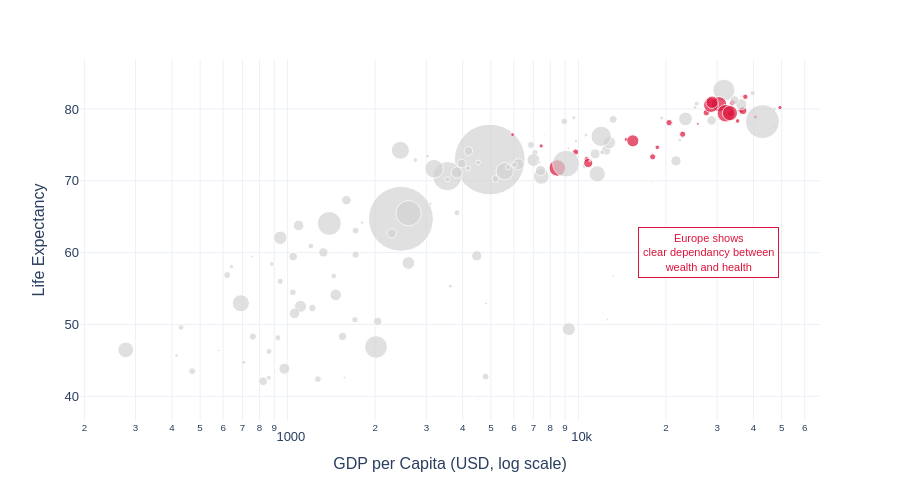

Source (notebook cell):
### Markdown cell above
## Task 2 — Bubble chart: tell a story

**What to build:** A bubble chart (full 2007 dataset, all countries) where:
- x = GDP per capita (log scale)
- y = life expectancy
- size = population
- colour = ONE continent highlighted (your choice), all others grey
- At least one annotation explaining the highlighted group's story

> This is the grey-and-highlight technique applied to a bubble chart.

### Code cell
import math
df2 = df.loc[(df['year'] == 2007)]

highlight_continent = 'Europe'
colour_map = {c: ('crimson' if c == highlight_continent else 'lightgrey') for c in df['continent'].unique()}

fig = px.scatter(data_frame=df2, 
                 x='gdpPercap',
                 y='lifeExp',
                 size='pop',
                 size_max=50,
                 color='continent',
                 color_discrete_map=colour_map,                
                 hover_name='country',
                 hover_data={'continent':False},
                 log_x=True,                             # log scale: wealth is non-linear
                 labels={'gdpPercap': 'GDP per Capita (USD, log scale)', 'lifeExp': 'Life Expectancy'},
                 # color_discrete_sequence=px.colors.qualitative.Bold, 
                 template='plotly_white',
                 height=500
                )

fig.add_annotation(
    x=math.log10(28000), y=60,
    text='Europe shows<br>clear dependancy between<br>wealth and health',
    showarrow=False,
    font=dict(color='crimson', size=11, family='Arial'),
    bgcolor='white', bordercolor='crimson', borderwidth=1, borderpad=4
)

fig.update_layout(
    font=dict(family='Arial', size=13),
    showlegend=False,
    height=500
)

fig.show()

### Figure 1 — Plotly figure (JSON) as saved in the notebook; plotly's stock layout.template omitted (floating-point values rounded to 4 significant figures)
{"data": [{"customdata": [["Asia"], ["Asia"], ["Asia"], ["Asia"], ["Asia"], ["Asia"], ["Asia"], ["Asia"], ["Asia"], ["Asia"], ["Asia"], ["Asia"], ["Asia"], ["Asia"], ["Asia"], ["Asia"], ["Asia"], ["Asia"], ["Asia"], ["Asia"], ["Asia"], ["Asia"], ["Asia"], ["Asia"], ["Asia"], ["Asia"], ["Asia"], ["Asia"], ["Asia"], ["Asia"], ["Asia"], ["Asia"], ["Asia"]], "hovertemplate": "<b>%{hovertext}</b><br><br>GDP per Capita (USD, log scale)=%{x}<br>Life Expectancy=%{y}<br>pop=%{marker.size}<extra></extra>", "hovertext": ["Afghanistan", "Bahrain", "Bangladesh", "Cambodia", "China", "Hong Kong, China", "India", "Indonesia", "Iran", "Iraq", "Israel", "Japan", "Jordan", "Korea, Dem. Rep.", "Korea, Rep.", "Kuwait", "Lebanon", "Malaysia", "Mongolia", "Myanmar", "Nepal", "Oman", "Pakistan", "Philippines", "Saudi Arabia", "Singapore", "Sri Lanka", "Syria", "Taiwan", "Thailand", "Vietnam", "West Bank and Gaza", "Yemen, Rep."], "legendgroup": "Asia", "marker": {"color": "lightgrey", "size": [31889923, 708573, 150448339, 14131858, 1318683096, 6980412, 1110396331, 223547000, 69453570, 27499638, 6426679, 127467972, 6053193, 23301725, 49044790, 2505559, 3921278, 24821286, 2874127, 47761980, 28901790, 3204897, 169270617, 91077287, 27601038, 4553009, 20378239, 19314747, 23174294, 65068149, 85262356, 4018332, 22211743], "sizemode": "area", "sizeref": 527500.0, "symbol": "circle"}, "mode": "markers", "name": "Asia", "orientation": "v", "showlegend": true, "type": "scatter", "x": [974.6, 29800.0, 1391.0, 1714.0, 4959.0, 39720.0, 2452.0, 3541.0, 11610.0, 4471.0, 25520.0, 31660.0, 4519.0, 1593.0, 23350.0, 47310.0, 10460.0, 12450.0, 3096.0, 944.0, 1091.0, 22320.0, 2606.0, 3190.0, 21650.0, 47140.0, 3970.0, 4185.0, 28720.0, 7458.0, 2442.0, 3025.0, 2281.0], "xaxis": "x", "y": [43.83, 75.64, 64.06, 59.72, 72.96, 82.21, 64.7, 70.65, 70.96, 59.55, 80.75, 82.6, 72.53, 67.3, 78.62, 77.59, 71.99, 74.24, 66.8, 62.07, 63.78, 75.64, 65.48, 71.69, 72.78, 79.97, 72.4, 74.14, 78.4, 70.62, 74.25, 73.42, 62.7], "yaxis": "y"}, {"customdata": [["Europe"], ["Europe"], ["Europe"], ["Europe"], ["Europe"], ["Europe"], ["Europe"], ["Europe"], ["Europe"], ["Europe"], ["Europe"], ["Europe"], ["Europe"], ["Europe"], ["Europe"], ["Europe"], ["Europe"], ["Europe"], ["Europe"], ["Europe"], ["Europe"], ["Europe"], ["Europe"], ["Europe"], ["Europe"], ["Europe"], ["Europe"], ["Europe"], ["Europe"], ["Europe"]], "hovertemplate": "<b>%{hovertext}</b><br><br>GDP per Capita (USD, log scale)=%{x}<br>Life Expectancy=%{y}<br>pop=%{marker.size}<extra></extra>", "hovertext": ["Albania", "Austria", "Belgium", "Bosnia and Herzegovina", "Bulgaria", "Croatia", "Czech Republic", "Denmark", "Finland", "France", "Germany", "Greece", "Hungary", "Iceland", "Ireland", "Italy", "Montenegro", "Netherlands", "Norway", "Poland", "Portugal", "Romania", "Serbia", "Slovak Republic", "Slovenia", "Spain", "Sweden", "Switzerland", "Turkey", "United Kingdom"], "legendgroup": "Europe", "marker": {"color": "crimson", "size": [3600523, 8199783, 10392226, 4552198, 7322858, 4493312, 10228744, 5468120, 5238460, 61083916, 82400996, 10706290, 9956108, 301931, 4109086, 58147733, 684736, 16570613, 4627926, 38518241, 10642836, 22276056, 10150265, 5447502, 2009245, 40448191, 9031088, 7554661, 71158647, 60776238], "sizemode": "area", "sizeref": 527500.0, "symbol": "circle"}, "mode": "markers", "name": "Europe", "orientation": "v", "showlegend": true, "type": "scatter", "x": [5937.0, 36130.0, 33690.0, 7446.0, 10680.0, 14620.0, 22830.0, 35280.0, 33210.0, 30470.0, 32170.0, 27540.0, 18010.0, 36180.0, 40680.0, 28570.0, 9254.0, 36800.0, 49360.0, 15390.0, 20510.0, 10810.0, 9787.0, 18680.0, 25770.0, 28820.0, 33860.0, 37510.0, 8458.0, 33200.0], "xaxis": "x", "y": [76.42, 79.83, 79.44, 74.85, 73.0, 75.75, 76.49, 78.33, 79.31, 80.66, 79.41, 79.48, 73.34, 81.76, 78.89, 80.55, 74.54, 79.76, 80.2, 75.56, 78.1, 72.48, 74.0, 74.66, 77.93, 80.94, 80.88, 81.7, 71.78, 79.42], "yaxis": "y"}, {"customdata": [["Africa"], ["Africa"], ["Africa"], ["Africa"], ["Africa"], ["Africa"], ["Africa"], ["Africa"], ["Africa"], ["Africa"], ["Africa"], ["Africa"], ["Africa"], ["Africa"], ["Africa"], ["Africa"], ["Africa"], ["Africa"], ["Africa"], ["Africa"], ["Africa"], ["Africa"], ["Africa"], ["Africa"], ["Africa"], ["Africa"], ["Africa"], ["Africa"], ["Africa"], ["Africa"], ["Africa"], ["Africa"], ["Africa"], ["Africa"], ["Africa"], ["Africa"], ["Africa"], ["Africa"], ["Africa"], ["Africa"], ["Africa"], ["Africa"], ["Africa"], ["Africa"], ["Africa"], ["Africa"], ["Africa"], ["Africa"], ["Africa"], ["Africa"], ["Africa"], ["Africa"]], "hovertemplate": "<b>%{hovertext}</b><br><br>GDP per Capita (USD, log scale)=%{x}<br>Life Expectancy=%{y}<br>pop=%{marker.size}<extra></extra>", "hovertext": ["Algeria", "Angola", "Benin", "Botswana", "Burkina Faso", "Burundi", "Cameroon", "Central African Republic", "Chad", "Comoros", "Congo, Dem. Rep.", "Congo, Rep.", "Cote d'Ivoire", "Djibouti", "Egypt", "Equatorial Guinea", "Eritrea", "Ethiopia", "Gabon", "Gambia", "Ghana", "Guinea", "Guinea-Bissau", "Kenya", "Lesotho", "Liberia", "Libya", "Madagascar", "Malawi", "Mali", "Mauritania", "Mauritius", "Morocco", "Mozambique", "Namibia", "Niger", "Nigeria", "Reunion", "Rwanda", "Sao Tome and Principe", "Senegal", "Sierra Leone", "Somalia", "South Africa", "Sudan", "Swaziland", "Tanzania", "Togo", "Tunisia", "Uganda", "Zambia", "Zimbabwe"], "legendgroup": "Africa", "marker": {"color": "lightgrey", "size": [33333216, 12420476, 8078314, 1639131, 14326203, 8390505, 17696293, 4369038, 10238807, 710960, 64606759, 3800610, 18013409, 496374, 80264543, 551201, 4906585, 76511887, 1454867, 1688359, 22873338, 9947814, 1472041, 35610177, 2012649, 3193942, 6036914, 19167654, 13327079, 12031795, 3270065, 1250882, 33757175, 19951656, 2055080, 12894865, 135031164, 798094, 8860588, 199579, 12267493, 6144562, 9118773, 43997828, 42292929, 1133066, 38139640, 5701579, 10276158, 29170398, 11746035, 12311143], "sizemode": "area", "sizeref": 527500.0, "symbol": "circle"}, "mode": "markers", "name": "Africa", "orientation": "v", "showlegend": true, "type": "scatter", "x": [6223.0, 4797.0, 1441.0, 12570.0, 1217.0, 430.1, 2042.0, 706.0, 1704.0, 986.1, 277.6, 3633.0, 1545.0, 2082.0, 5581.0, 12150.0, 641.4, 690.8, 13210.0, 752.7, 1328.0, 942.7, 579.2, 1463.0, 1569.0, 414.5, 12060.0, 1045.0, 759.3, 1043.0, 1803.0, 10960.0, 3820.0, 823.7, 4811.0, 619.7, 2014.0, 7670.0, 863.1, 1598.0, 1712.0, 862.5, 926.1, 9270.0, 2602.0, 4513.0, 1107.0, 883.0, 7093.0, 1056.0, 1271.0, 469.7], "xaxis": "x", "y": [72.3, 42.73, 56.73, 50.73, 52.3, 49.58, 50.43, 44.74, 50.65, 65.15, 46.46, 55.32, 48.33, 54.79, 71.34, 51.58, 58.04, 52.95, 56.73, 59.45, 60.02, 56.01, 46.39, 54.11, 42.59, 45.68, 73.95, 59.44, 48.3, 54.47, 64.16, 72.8, 71.16, 42.08, 52.91, 56.87, 46.86, 76.44, 46.24, 65.53, 63.06, 42.57, 48.16, 49.34, 58.56, 39.61, 52.52, 58.42, 73.92, 51.54, 42.38, 43.49], "yaxis": "y"}, {"customdata": [["Americas"], ["Americas"], ["Americas"], ["Americas"], ["Americas"], ["Americas"], ["Americas"], ["Americas"], ["Americas"], ["Americas"], ["Americas"], ["Americas"], ["Americas"], ["Americas"], ["Americas"], ["Americas"], ["Americas"], ["Americas"], ["Americas"], ["Americas"], ["Americas"], ["Americas"], ["Americas"], ["Americas"], ["Americas"]], "hovertemplate": "<b>%{hovertext}</b><br><br>GDP per Capita (USD, log scale)=%{x}<br>Life Expectancy=%{y}<br>pop=%{marker.size}<extra></extra>", "hovertext": ["Argentina", "Bolivia", "Brazil", "Canada", "Chile", "Colombia", "Costa Rica", "Cuba", "Dominican Republic", "Ecuador", "El Salvador", "Guatemala", "Haiti", "Honduras", "Jamaica", "Mexico", "Nicaragua", "Panama", "Paraguay", "Peru", "Puerto Rico", "Trinidad and Tobago", "United States", "Uruguay", "Venezuela"], "legendgroup": "Americas", "marker": {"color": "lightgrey", "size": [40301927, 9119152, 190010647, 33390141, 16284741, 44227550, 4133884, 11416987, 9319622, 13755680, 6939688, 12572928, 8502814, 7483763, 2780132, 108700891, 5675356, 3242173, 6667147, 28674757, 3942491, 1056608, 301139947, 3447496, 26084662], "sizemode": "area", "sizeref": 527500.0, "symbol": "circle"}, "mode": "markers", "name": "Americas", "orientation": "v", "showlegend": true, "type": "scatter", "x": [12780.0, 3822.0, 9066.0, 36320.0, 13170.0, 7007.0, 9645.0, 8948.0, 6025.0, 6873.0, 5728.0, 5186.0, 1202.0, 3548.0, 7321.0, 11980.0, 2749.0, 9809.0, 4173.0, 7409.0, 19330.0, 18010.0, 42950.0, 10610.0, 11420.0], "xaxis": "x", "y": [75.32, 65.55, 72.39, 80.65, 78.55, 72.89, 78.78, 78.27, 72.23, 74.99, 71.88, 70.26, 60.92, 70.2, 72.57, 76.19, 72.9, 75.54, 71.75, 71.42, 78.75, 69.82, 78.24, 76.38, 73.75], "yaxis": "y"}, {"customdata": [["Oceania"], ["Oceania"]], "hovertemplate": "<b>%{hovertext}</b><br><br>GDP per Capita (USD, log scale)=%{x}<br>Life Expectancy=%{y}<br>pop=%{marker.size}<extra></extra>", "hovertext": ["Australia", "New Zealand"], "legendgroup": "Oceania", "marker": {"color": "lightgrey", "size": [20434176, 4115771], "sizemode": "area", "sizeref": 527500.0, "symbol": "circle"}, "mode": "markers", "name": "Oceania", "orientation": "v", "showlegend": true, "type": "scatter", "x": [34440.0, 25190.0], "xaxis": "x", "y": [81.23, 80.2], "yaxis": "y"}], "layout": {"annotations": [{"bgcolor": "white", "bordercolor": "crimson", "borderpad": 4, "borderwidth": 1, "font": {"color": "crimson", "family": "Arial", "size": 11}, "showarrow": false, "text": "Europe shows<br>clear dependancy between<br>wealth and health", "x": 4.447, "y": 60}], "font": {"family": "Arial", "size": 13}, "height": 500, "legend": {"itemsizing": "constant", "title": {"text": "continent"}, "tracegroupgap": 0}, "margin": {"t": 60}, "showlegend": false, "xaxis": {"anchor": "y", "domain": [0, 1], "title": {"text": "GDP per Capita (USD, log scale)"}, "type": "log"}, "yaxis": {"anchor": "x", "domain": [0, 1], "title": {"text": "Life Expectancy"}}}}
